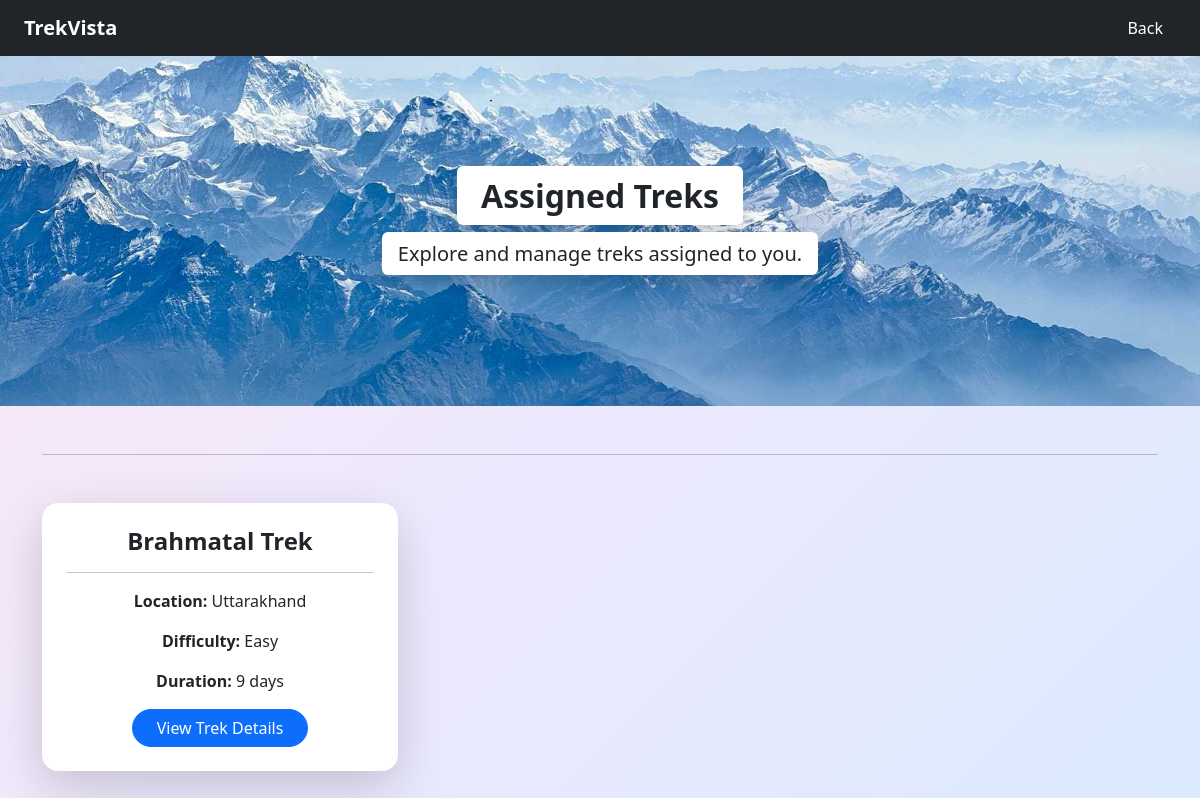
The page /staff/my_treks/ (signed in) on the database its author committed.
### application/model.py (models this page shows)
class Trek(db.Model):
    trek_id=db.Column(db.Integer,primary_key=True)
    trek_name = db.Column(db.String,nullable = False)
    location = db.Column(db.String,nullable = False)
    difficulty = db.Column(db.String,nullable = False)
    duration =db.Column(db.Integer)
    available_slots =db.Column(db.Integer, nullable=False)
    assigned_staff_id =db.Column(db.Integer,db.ForeignKey("staff.staff_id"), nullable=True)
    trek_status=db.Column(db.String(100),default="Not Started")
    booking_status=db.Column(db.String(100),default="Open")
    start_date=db.Column(db.DateTime)
    end_date=db.Column(db.DateTime)
    payment_status = db.Column(db.String,default="Pending")
    is_closed = db.Column(db.Boolean, default=False)
    created_at =  db.Column(db.DateTime, default=datetime.utcnow)
    bookings = db.relationship("Booking", backref="trek")

### application/routes.py (the view)
@app.route("/staff/my_treks/")
def my_treks():
    staff_id = session.get("user_id")
    staff = Staff.query.get(staff_id)
    treks = Trek.query.filter_by(assigned_staff_id=staff_id).all()
    return render_template(
        "staff/my_treks.html",
        staff=staff,
        treks=treks,
    )

### templates/Staff/my_treks.html (shortened to what this page needs)
<!DOCTYPE html>
<html lang="en">
<head>
    <link href="https://cdn.jsdelivr.net/npm/bootstrap@5.3.8/dist/css/bootstrap.min.css"
          rel="stylesheet"
>
</head>
<body>
<nav class="navbar navbar-expand-lg navbar-dark bg-dark px-4">
    <a class="navbar-brand fw-bold">TrekVista</a>
    <div class="ms-auto">
        <a href="/staff_dashboard" class="btn text-white">
            Back
        </a>
    </div>
</nav>
<div class="container-fluid p-0">
    <div class="d-flex flex-column justify-content-center align-items-center text-center"
         style="
            width:100%;
            height:350px;
            background-image:url('/static/images/user_dashboard.jpg');
            background-size:cover;
            background-position:center;
            background-repeat:no-repeat;
        ">
        <h2 class="fw-bold">
            <span class="bg-white text-dark px-4 py-2 rounded shadow">
                Assigned Treks
            </span>
        </h2>
        <p class="fs-5 mt-3">
            <span class="bg-white text-dark px-3 py-2 rounded shadow">
                Explore and manage treks assigned to you.
            </span>
        </p>
    </div>
</div>
<div class="container my-5">
    <hr class="mb-5">
    <div class="row g-4">
        {% for trek in treks %}
        <div class="col-md-4">
            <div class="card shadow-lg border-0 h-100 rounded-4">
                <div class="card-body text-center p-4">
                    <h4 class="fw-bold">
                        {{ trek.trek_name }}
                    </h4>
                    <hr>
                    <p>
                        <strong>Location:</strong>
                        {{ trek.location if trek.location else "N/A" }}
                    </p>
                    <p>
                        <strong>Difficulty:</strong>
                        {{ trek.difficulty }}
                    </p>
                    <p>
                        <strong>Duration:</strong>
                        {{ trek.duration if trek.duration else "Not set" }} days
                    </p>
                    <a href="{{ url_for('view_trek', trek_id=trek.trek_id) }}"
                       class="btn btn-primary rounded-pill px-4">
                        View Trek Details
                    </a>
                </div>
            </div>
        </div>
        {% endfor %}
    </div>
</div>
</body>
</html>

### templates/Staff/my_treks.html (style rules this page uses)
body { background: linear-gradient( 135deg, #fce7f3, #ede9fe, #dbeafe ); margin:0; }

### rows shown on the page
Trek: trek_name "Brahmatal Trek", location "Uttarakhand", difficulty "Easy", duration "9"
